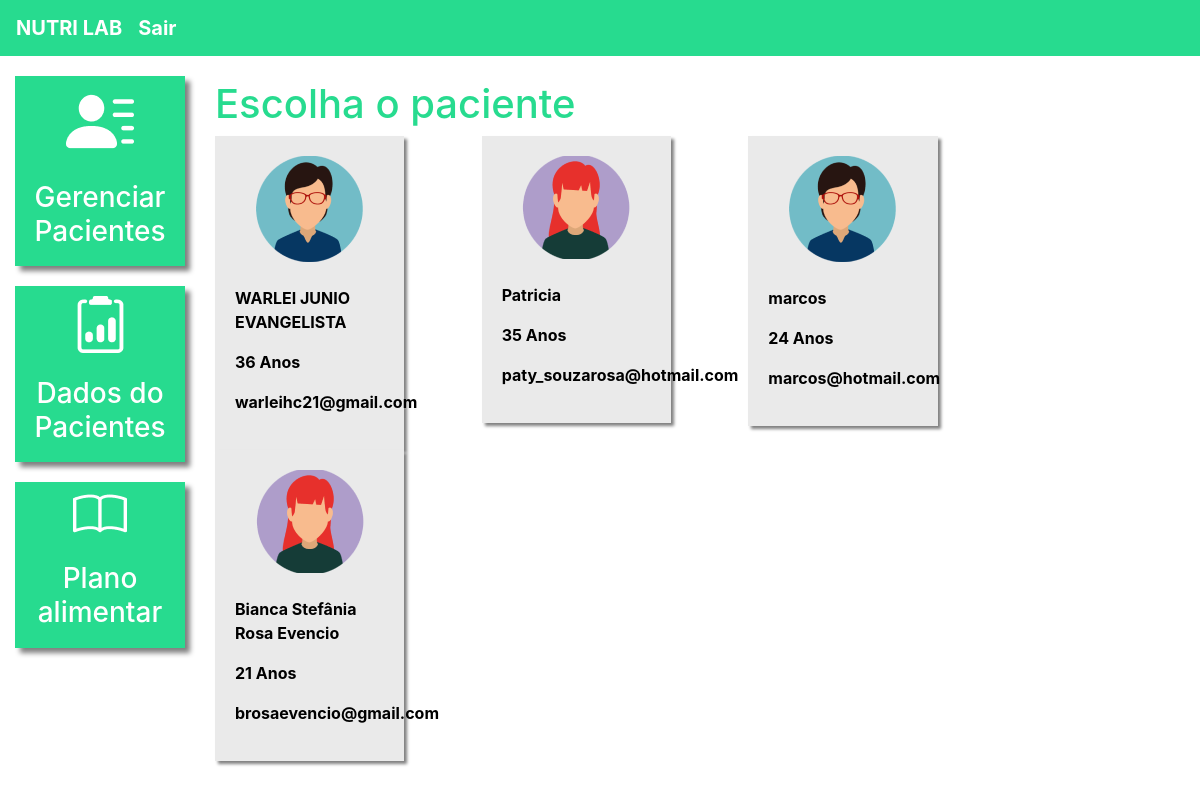
The app's page /dados_paciente/ (signed in) with its own data.
### plataforma/models.py (models this page shows, shortened)
class Pacientes(models.Model):
    choices_sexo = (('F', 'Feminino'),
                    ('M', 'Maculino'))
    nome = models.CharField(max_length=50)
    sexo = models.CharField(max_length=1, choices=choices_sexo)
    idade = models.IntegerField()
    email = models.EmailField()
    telefone = models.CharField(max_length=19)
    nutri = models.ForeignKey(User, on_delete=models.CASCADE)

### plataforma/views.py (the view)
# urls.py: path('dados_paciente/', views.dados_paciente_listar, name="dados_paciente_listar"),
@login_required(login_url='/auth/logar/')
def dados_paciente_listar(request):
    if request.method == "GET":
        pacientes = Pacientes.objects.filter(nutri=request.user)
        return render(request, 'dados_paciente_listar.html', {'pacientes': pacientes})

### plataforma/templates/dados_paciente_listar.html (shortened to what this page needs)
{% extends 'base_plataforma.html' %}
{% load static %}
{% block 'plataforma' %}
    <br>
    <h1 class="titulo">Escolha o paciente</h1>
    <div class="row">
        {% for paciente in pacientes%}
            <div class="col-md-4">
                <a href="{% url 'dados_paciente' paciente.id %}" class="link-hover">
                    <div class="card-paciente">
                        <div class="foto-perfil">
                            {% if paciente.sexo == "M"%}
                                <img src="{% static 'plataforma/img/perfil2.png' %}">
                            {% else %}
                                <img src="{% static 'plataforma/img/perfil1.png' %}">
                            {% endif %}
                        </div>
                        <br>
                        <p class="dados">{{paciente.nome}}</p>
                        <p class="dados">{{paciente.idade}} Anos</p>
                        <p class="dados">{{paciente.email}}</p>
                    </div>
                </a>
            </div>
        {% endfor %}
    </div>
{% endblock%}

### templates/static/plataforma/css/css.css (style rules this page uses)
.titulo { color: #27DB8F; }
.card-paciente { background-color: #EAEAEA; width: 80%; box-shadow: 3px 3px 3px gray; padding: 20px; color: black; }
.foto-perfil { text-align: center; }
.dados { font-weight: bold; }

### records on screen
Pacientes: nome "WARLEI JUNIO EVANGELISTA", idade "36", email "warleihc21@gmail.com"
Pacientes: nome "Patricia", idade "35", email "paty_souzarosa@hotmail.com"
Pacientes: nome "marcos", idade "24", email "marcos@hotmail.com"
Pacientes: nome "Bianca Stefânia Rosa Evencio", idade "21", email "brosaevencio@gmail.com"
